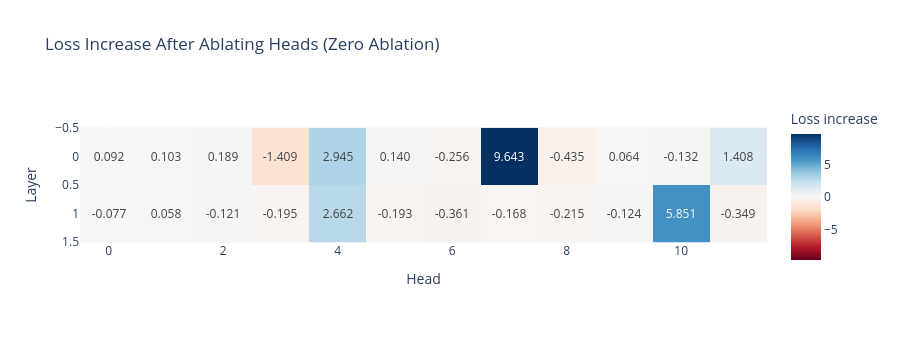

The code cell stored with this chart in its notebook:
### Markdown cell above
### Exercise - induction head ablation

The code below provides a template for performing zero-ablation on the output vectors at a particular head

Here is [the diagram](https://raw.githubusercontent.com/info-arena/ARENA_img/main/misc/small-merm.svg) to remind you the attention layout.

You need to do 2 things:

1. Fill in `head_zero_ablation_hook` so that it performs zero-ablation on the head given by `head_index_to_ablate`.
2. Fill in the missing code in the `get_ablation_scores` function, so that `loss_with_ablation` is computed as the loss of the model after ablating head `head` in layer `layer`.

The rest of the `get_ablation_scores` function is designed to return a tensor of shape `(n_layers, n_heads)` containing the increase in loss from ablating each of these heads.

A few notes about this function / tips on how to implement it:

- You can create a temporary hook function by applying `functools.partial` to the `ablation_function`, fixing the head index to a particular value.
- You can use `utils.get_act_name("z", layer)` to get the name of the hook point
- See that `loss_no_ablation` is computed with the `get_log_probs` function, and that we only take the last `seq_len - 1` tokens - this is because we're dealing with sequences of length `2 * seq_len + 1` (a BOS token plus 2 repeated random sequences), and we only care about the loss on the second half of the sequence.

### Code cell
def head_zero_ablation_hook(
    z: Float[Tensor, "batch seq n_heads d_head"],
    hook: HookPoint,
    head_index_to_ablate: int,
) -> Float[Tensor, "batch seq n_heads d_head"]:
    """
    Зануляет выход указанной attention head.
    """
    # Создаем копию тензора, чтобы не изменять оригинал
    z = z.clone()
    # Зануляем выход для указанной головы
    z[:, :, head_index_to_ablate, :] = 0.0
    return z


def get_ablation_scores(
    model: HookedTransformer,
    tokens: Int[Tensor, "batch seq"],
    ablation_function: Callable = head_zero_ablation_hook,
) -> Float[Tensor, "n_layers n_heads"]:
    """
    Returns a tensor of shape (n_layers, n_heads) containing the increase in cross entropy loss from ablating the output
    of each head.
    """
    import functools
    
    # Initialize an object to store the ablation scores
    ablation_scores = t.zeros((model.cfg.n_layers, model.cfg.n_heads), device=model.cfg.device)

    # Calculating loss without any ablation, to act as a baseline
    model.reset_hooks()
    seq_len = (tokens.shape[1] - 1) // 2
    logits = model(tokens, return_type="logits")
    loss_no_ablation = -get_log_probs(logits, tokens)[:, -(seq_len - 1) :].mean()
    
    print(f"Baseline loss (no ablation): {loss_no_ablation.item():.4f}")

    for layer in tqdm(range(model.cfg.n_layers)):
        for head in range(model.cfg.n_heads):
            # Создаем временную hook функцию с фиксированным head_index_to_ablate
            temp_hook_fn = functools.partial(ablation_function, head_index_to_ablate=head)
            
            # Получаем имя hook для z активации в указанном слое
            hook_name = utils.get_act_name("z", layer)
            
            # Запускаем модель с hook для абляции
            model.reset_hooks()
            logits_with_ablation = model.run_with_hooks(
                tokens,
                return_type="logits",
                fwd_hooks=[(hook_name, temp_hook_fn)]
            )
            
            # Вычисляем loss после абляции (только на второй половине последовательности)
            loss_with_ablation = -get_log_probs(logits_with_ablation, tokens)[:, -(seq_len - 1) :].mean()
            
            # Сохраняем увеличение loss (разницу между loss с абляцией и без)
            ablation_scores[layer, head] = loss_with_ablation - loss_no_ablation
    
    model.reset_hooks()
    return ablation_scores

# Запускаем абляцию
ablation_scores = get_ablation_scores(model, rep_tokens)

# Визуализируем результаты
imshow(
    ablation_scores,
    labels={"x": "Head", "y": "Layer", "color": "Loss increase"},
    title="Loss Increase After Ablating Heads (Zero Ablation)",
    text_auto=".3f",
    width=900,
    height=350,
)

# Также выведем топ-5 голов, абляция которых сильнее всего увеличивает loss
print("\n" + "="*80)
print("TOP HEADS BY LOSS INCREASE WHEN ABLATED")
print("="*80)
top_scores = []
for layer in range(model.cfg.n_layers):
    for head in range(model.cfg.n_heads):
        top_scores.append((f"L{layer}H{head}", ablation_scores[layer, head].item()))

top_scores.sort(key=lambda x: x[1], reverse=True)
for head_name, score in top_scores[:10]:
    print(f"  {head_name}: {score:.4f}")

# Визуализируем разницу между слоями
fig = px.bar(
    x=[f"L{layer}" for layer in range(model.cfg.n_layers)],
    y=ablation_scores.mean(dim=1).cpu().numpy(),
    title="Average Loss Increase by Layer",
    labels={"x": "Layer", "y": "Mean Loss Increase"}
)
fig.show()

# Для layer 1 покажем распределение по головам
fig2 = px.bar(
    x=[f"H{h}" for h in range(model.cfg.n_heads)],
    y=ablation_scores[1].cpu().numpy(),
    title="Loss Increase for Layer 1 Heads",
    labels={"x": "Head", "y": "Loss Increase"}
)
fig2.show()

### Figure 1 — Plotly figure (JSON) as saved in the notebook; plotly's stock layout.template omitted (floating-point values rounded to 4 significant figures)
{"data": [{"coloraxis": "coloraxis", "hovertemplate": "Head: %{x}<br>Layer: %{y}<br>Loss increase: %{z}<extra></extra>", "name": "0", "texttemplate": "%{z:.3f}", "type": "heatmap", "xaxis": "x", "yaxis": "y", "z": [[0.0916, 0.1029, 0.1892, -1.409, 2.945, 0.1403, -0.2561, 9.643, -0.4348, 0.06415, -0.1316, 1.408], [-0.07744, 0.05813, -0.1208, -0.1954, 2.662, -0.1926, -0.3609, -0.1675, -0.2146, -0.1236, 5.851, -0.3493]]}], "layout": {"coloraxis": {"cmid": 0, "colorbar": {"title": {"text": "Loss increase"}}, "colorscale": [[0, "rgb(103,0,31)"], [0.1, "rgb(178,24,43)"], [0.2, "rgb(214,96,77)"], [0.3, "rgb(244,165,130)"], [0.4, "rgb(253,219,199)"], [0.5, "rgb(247,247,247)"], [0.6, "rgb(209,229,240)"], [0.7, "rgb(146,197,222)"], [0.8, "rgb(67,147,195)"], [0.9, "rgb(33,102,172)"], [1, "rgb(5,48,97)"]]}, "height": 350, "title": {"text": "Loss Increase After Ablating Heads (Zero Ablation)"}, "width": 900, "xaxis": {"anchor": "y", "constrain": "domain", "domain": [0, 1], "scaleanchor": "y", "title": {"text": "Head"}}, "yaxis": {"anchor": "x", "autorange": "reversed", "constrain": "domain", "domain": [0, 1], "title": {"text": "Layer"}}}}
